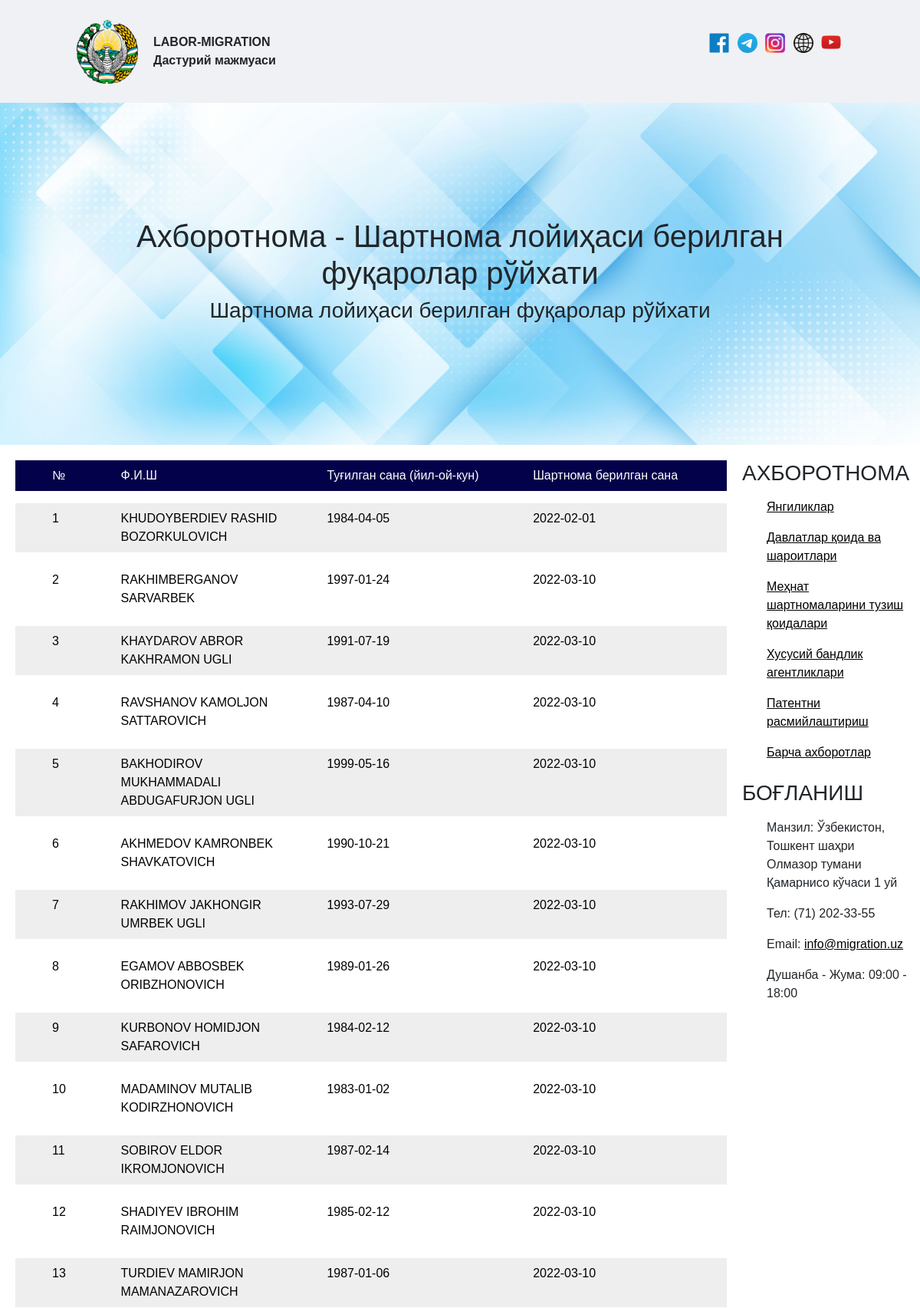
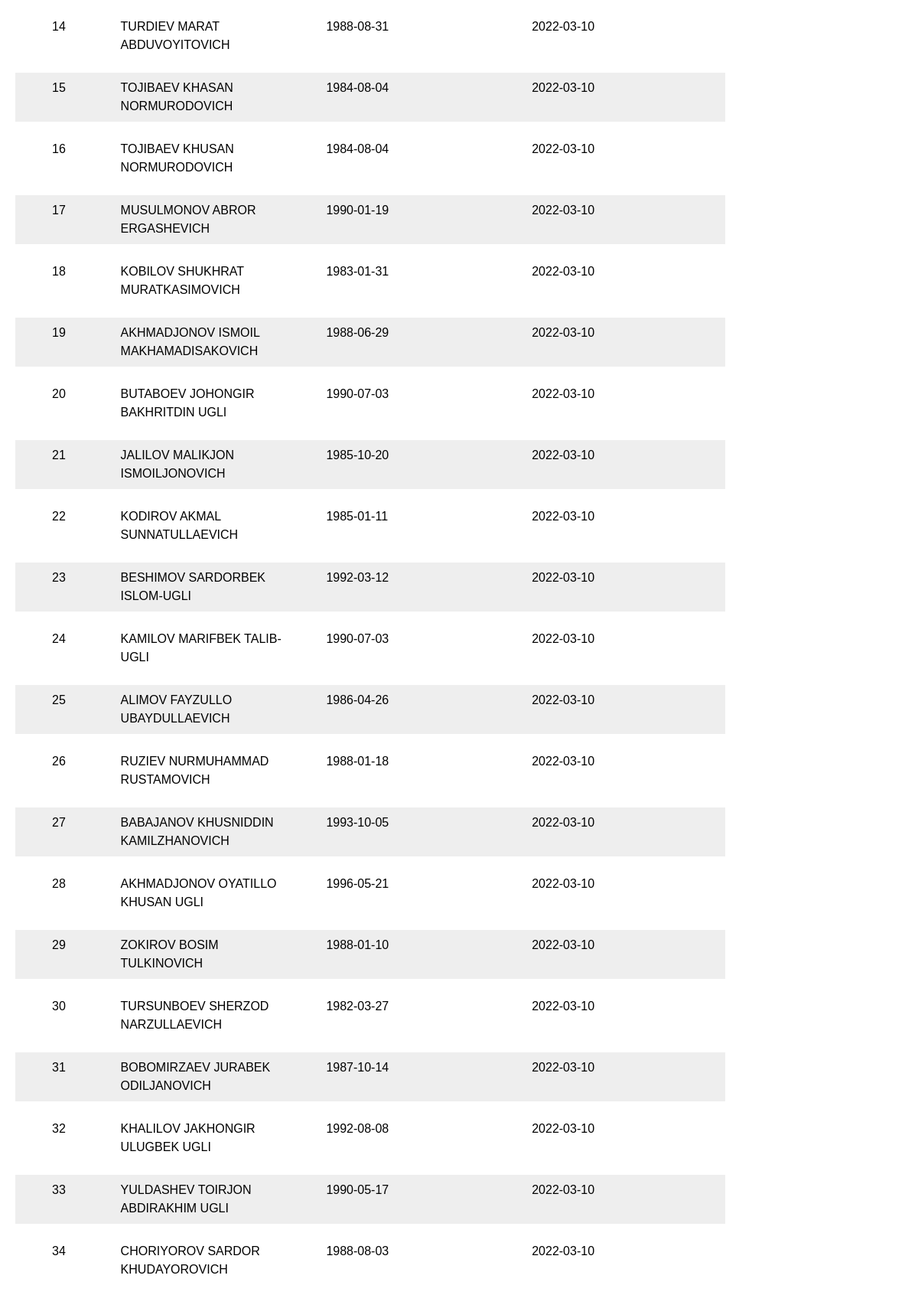
The page / (upper part) on the database its author committed (2 pictures, top to bottom).
### models.py (models this page shows)
class People(db.Model):
   id = db.Column('person_id', db.Integer, primary_key = True)
   name = db.Column("fish", db.String(255))
   birthday = db.Column("date", db.String(100))
   date_registr = db.Column("reg_date", db.String(100), default=datetime.now)

### main.py (the view)
@app.route('/', methods=['GET'], defaults={"page": 1})
@app.route('/<int:page>', methods=['GET'])
def index(page):
    page = page
    per_page = 50
    people = People.query.paginate(page,per_page,error_out=False)
    return render_template("index.html", users=people)

### templates/index.html (shortened to what this page needs)
<!DOCTYPE html>
<html lang="en">
  <head>
    <link rel="stylesheet" type="text/css" href="{{url_for('static', filename = 'css/main.css')}}" />
    <link rel="stylesheet" type="text/css" href="{{url_for('static', filename = 'css/style.css')}}" />
    <link rel="stylesheet" type="text/css" href="{{url_for('static', filename = 'css/mediaQuery.css')}}" />
    <link href="https://cdn.jsdelivr.net/npm/bootstrap@5.2.1/dist/css/bootstrap.min.css" rel="stylesheet">
  </head>
  <body>
    <header>
      <nav>
        <div id="logo">
          <img src="{{url_for('static', filename = 'images/gerb.png')}}" alt="" />
          <div>
            <b>LABOR-MIGRATION</b>
            <b>Дастурий мажмуаси</b>
          </div>
        </div>
        <div id="social">
          <ul>
            <li id="facebook"><a href=""></a></li>
            <li id="telegramm"><a href=""></a></li>
            <li id="instagram"><a href=""></a></li>
            <li id="web-sayt"><a href=""></a></li>
            <li id="youtube"><a href=""></a></li>
          </ul>
        </div>
      </nav>
    </header>
    <div id="sarlavha">
      <h1>Ахборотнома - Шартнома лойиҳаси берилган фуқаролар рўйхати</h1>
      <h3>Шартнома лойиҳаси берилган фуқаролар рўйхати</h3>
    </div>
    <section id="main">
      <div id="pagination">
        <div id="jadval">
          <ul id="jadvaltop">
            <li>№</li>
            <li>Ф.И.Ш</li>
            <li>Туғилган сана (йил-ой-кун)</li>
            <li>Шартнома берилган сана</li>
          </ul>
          {%for user in users.items%}
          <ul id="malumot">
            <li>{{user.id}}</li>
            <li>{{user.name}}</li>
            <li>{{user.birthday}}</li>
            <li>{{user.date_registr}}</li>
          </ul>
          {%endfor%}
</div>
</div>
<div id="aside">
        <div id="axborotnoma">
          <h3>АХБОРОТНОМА</h3>
          <ul>
            <li><a href="">Янгиликлар</a></li>
            <li><a href="">Давлатлар қоида ва шароитлари</a></li>
            <li><a href="">Меҳнат шартномаларини тузиш қоидалари</a></li>
            <li><a href="">Хусусий бандлик агентликлари</a></li>
            <li><a href="">Патентни расмийлаштириш</a></li>
            <li><a href="">Барча ахборотлар</a></li>
          </ul>
        </div>
        <div id="boglanish">
          <h3>БОҒЛАНИШ</h3>
          <ul>
            <li>
              Манзил: Ўзбекистон, Тошкент шаҳри Олмазор тумани Қамарнисо кўчаси
              1 уй
            </li>
            <li>Тел: (71) 202-33-55</li>
            <li>Email: <a href="">info@migration.uz</a></li>
            <li>Душанба - Жума: 09:00 - 18:00</li>
          </ul>
        </div>
      </div>
    </section>
  </body>
</html>

### static/css/main.css (style rules this page uses)
* { padding: 0; margin: 0; box-sizing: border-box; list-style: none; text-decoration: none; font-family: "Century Gothic", sans-serif; scrollbar-width: none; scroll-behavior: smooth; transition: all 0.25s; user-select: none; }
:root { --rang1: ; --rang2: ; --rang3: ; --shrift1: ; --shrift2: ; }
body { position: relative; margin: 0; }
h1, h2, h3, h4, h5, h6 { font-family: "Arial", sans-serif; }
a:link { color: black; }
li { display: inline-block; padding: 0.5em 1em; }

### static/css/style.css (style rules this page uses)
nav { display: flex; align-items: center; justify-content: space-between; padding: 25px 100px; background-color: #eff1f4; }
#logo { display: flex; gap: 20px; }
#logo > img { width: 80px; }
#logo > div { display: flex; justify-content: center; flex-direction: column; }
#social ul li { width: 30px; height: 30px; background-position: center center; background-repeat: no-repeat; background-size: 80%; background-color: transparent; }
#social #facebook { background-image: url("../icon/facebook.png"); }
#social #telegramm { background-image: url("../icon/Telegram.png"); }
#social #instagram { background-image: url("../icon/instagram.png"); }
#social #web-sayt { background-image: url("../icon/web.png"); }
#social #youtube { background-image: url("../icon/youtube.png"); }
#sarlavha { padding: 150px 100px; text-align: center; background-image: url("../images/white-and-bright-blue-squares.jpg"); background-position: center center; background-repeat: no-repeat; background-size: cover; }
#main { display: grid; grid-template-columns: 80% 20%; padding: 20px; gap: 20px; }
#jadval { margin: 0; }
#jadval #jadvaltop { display: grid; grid-template-columns: 10% 30% 30% 30%; background-color: #030149; }
#jadval #jadvaltop li { color: white; }
#jadval #malumot { display: grid; grid-template-columns: 10% 30% 30% 30%; background-color: #eee; }
#jadval #malumot:nth-child(odd) { background-color: #fff; }
#jadval #malumot li { color: black; }
#aside #axborotnoma ul, #aside #boglanish ul { display: flex; flex-direction: column; }
#aside #axborotnoma ul li, #aside #boglanish ul li { padding-left: 0; }

### rows shown on the page
People: id "1", name "KHUDOYBERDIEV RASHID BOZORKULOVICH", birthday "1984-04-05", date_registr "2022-02-01"
People: id "2", name "RAKHIMBERGANOV SARVARBEK", birthday "1997-01-24", date_registr "2022-03-10"
People: id "3", name "KHAYDAROV ABROR KAKHRAMON UGLI", birthday "1991-07-19", date_registr "2022-03-10"
People: id "4", name "RAVSHANOV KAMOLJON SATTAROVICH", birthday "1987-04-10", date_registr "2022-03-10"
People: id "5", name "BAKHODIROV MUKHAMMADALI ABDUGAFURJON UGLI", birthday "1999-05-16", date_registr "2022-03-10"
People: id "6", name "AKHMEDOV KAMRONBEK SHAVKATOVICH", birthday "1990-10-21", date_registr "2022-03-10"
People: id "7", name "RAKHIMOV JAKHONGIR UMRBEK UGLI", birthday "1993-07-29", date_registr "2022-03-10"
People: id "8", name "EGAMOV ABBOSBEK ORIBZHONOVICH", birthday "1989-01-26", date_registr "2022-03-10"
People: id "9", name "KURBONOV HOMIDJON SAFAROVICH", birthday "1984-02-12", date_registr "2022-03-10"
People: id "10", name "MADAMINOV MUTALIB KODIRZHONOVICH", birthday "1983-01-02", date_registr "2022-03-10"
People: id "11", name "SOBIROV ELDOR IKROMJONOVICH", birthday "1987-02-14", date_registr "2022-03-10"
People: id "12", name "SHADIYEV IBROHIM RAIMJONOVICH", birthday "1985-02-12", date_registr "2022-03-10"
People: id "13", name "TURDIEV MAMIRJON MAMANAZAROVICH", birthday "1987-01-06", date_registr "2022-03-10"
People: id "14", name "TURDIEV MARAT ABDUVOYITOVICH", birthday "1988-08-31", date_registr "2022-03-10"
People: id "15", name "TOJIBAEV KHASAN NORMURODOVICH", birthday "1984-08-04", date_registr "2022-03-10"
People: id "16", name "TOJIBAEV KHUSAN NORMURODOVICH", birthday "1984-08-04", date_registr "2022-03-10"
People: id "17", name "MUSULMONOV ABROR ERGASHEVICH", birthday "1990-01-19", date_registr "2022-03-10"
People: id "18", name "KOBILOV SHUKHRAT MURATKASIMOVICH", birthday "1983-01-31", date_registr "2022-03-10"
People: id "19", name "AKHMADJONOV ISMOIL MAKHAMADISAKOVICH", birthday "1988-06-29", date_registr "2022-03-10"
People: id "20", name "BUTABOEV JOHONGIR BAKHRITDIN UGLI", birthday "1990-07-03", date_registr "2022-03-10"
People: id "21", name "JALILOV MALIKJON ISMOILJONOVICH", birthday "1985-10-20", date_registr "2022-03-10"
People: id "22", name "KODIROV AKMAL SUNNATULLAEVICH", birthday "1985-01-11", date_registr "2022-03-10"
People: id "23", name "BESHIMOV SARDORBEK ISLOM-UGLI", birthday "1992-03-12", date_registr "2022-03-10"
People: id "24", name "KAMILOV MARIFBEK TALIB-UGLI", birthday "1990-07-03", date_registr "2022-03-10"
People: id "25", name "ALIMOV FAYZULLO UBAYDULLAEVICH", birthday "1986-04-26", date_registr "2022-03-10"
People: id "26", name "RUZIEV NURMUHAMMAD RUSTAMOVICH", birthday "1988-01-18", date_registr "2022-03-10"
People: id "27", name "BABAJANOV KHUSNIDDIN KAMILZHANOVICH", birthday "1993-10-05", date_registr "2022-03-10"
People: id "28", name "AKHMADJONOV OYATILLO KHUSAN UGLI", birthday "1996-05-21", date_registr "2022-03-10"
People: id "29", name "ZOKIROV BOSIM TULKINOVICH", birthday "1988-01-10", date_registr "2022-03-10"
People: id "30", name "TURSUNBOEV SHERZOD NARZULLAEVICH", birthday "1982-03-27", date_registr "2022-03-10"
People: id "31", name "BOBOMIRZAEV JURABEK ODILJANOVICH", birthday "1987-10-14", date_registr "2022-03-10"
People: id "32", name "KHALILOV JAKHONGIR ULUGBEK UGLI", birthday "1992-08-08", date_registr "2022-03-10"
People: id "33", name "YULDASHEV TOIRJON ABDIRAKHIM UGLI", birthday "1990-05-17", date_registr "2022-03-10"
People: id "34", name "CHORIYOROV SARDOR KHUDAYOROVICH", birthday "1988-08-03", date_registr "2022-03-10"
